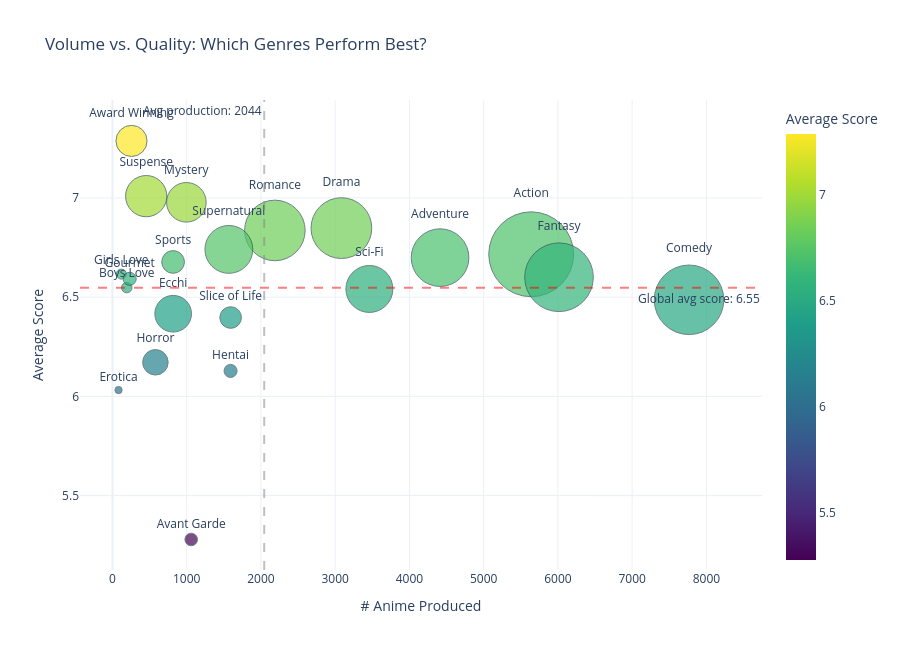

Notebook source saved alongside this figure:
### Markdown cell above
### Volume vs. Quality Across Genres

While examining the Top 10 anime per genre highlights the absolute masterpieces, it fails to show the overall health and risk associated with producing a specific type of show. To understand the broader industry landscape, we must analyze the relationship between how often a genre is produced and how well it is generally received by the community.

### Code cell
plot_genre_scatter_volume_quality(details_genres)

### Figure 1 — Plotly figure (JSON) as saved in the notebook; plotly's stock layout.template omitted (floating-point values rounded to 4 significant figures)
{"data": [{"customdata": [[527800000.0, 6.73, 0.8593, 93580.0], [243800000.0, 6.66, 0.7891, 55240.0], [11650000.0, 5.26, 0.9052, 10980.0], [71140000.0, 7.5, 1.008, 276800.0], [7950000.0, 6.62, 0.8769, 41190.0], [354700000.0, 6.5, 0.8473, 45670.0], [270500000.0, 6.84, 0.857, 87730.0], [98540000.0, 6.5, 0.7557, 120500.0], [3855000.0, 5.975, 0.7001, 47010.0], [345500000.0, 6.57, 0.7946, 57440.0], [7303000.0, 6.71, 0.8275, 60860.0], [12560000.0, 6.65, 0.8211, 54150.0], [12450000.0, 6.19, 0.6958, 7824.0], [47640000.0, 6.175, 1.028, 82280.0], [114800000.0, 7.05, 0.8671, 115200.0], [268800000.0, 6.87, 0.7704, 122900.0], [161600000.0, 6.52, 0.8469, 46700.0], [34200000.0, 6.29, 0.8847, 21480.0], [37830000.0, 6.65, 0.9284, 46310.0], [167900000.0, 6.75, 0.8876, 107100.0], [124800000.0, 7.18, 1.029, 274300.0]], "hovertemplate": "# Anime Produced=%{x}<br>Average Score=%{marker.color:.2f}<br>Total Members=%{customdata[0]}<br>genres=%{text}<br>median_score=%{customdata[1]:.2f}<br>std_score=%{customdata[2]:.2f}<br>avg_members=%{customdata[3]}<extra></extra>", "legendgroup": "", "marker": {"color": [6.716, 6.699, 5.279, 7.287, 6.548, 6.486, 6.848, 6.416, 6.032, 6.6, 6.616, 6.592, 6.128, 6.172, 6.978, 6.836, 6.541, 6.397, 6.677, 6.741, 7.009], "coloraxis": "coloraxis", "line": {"color": "DarkSlateGrey", "width": 1}, "size": [527797080, 243770537, 11649578, 71137536, 7950350, 354671191, 270549368, 98540049, 3854833, 345480231, 7303411, 12563788, 12448211, 47637348, 114757735, 268848166, 161633705, 34202381, 37834066, 167921194, 124810922], "sizemode": "area", "sizeref": 146600.0, "symbol": "circle"}, "mode": "markers+text", "name": "", "orientation": "v", "showlegend": false, "text": ["Action", "Adventure", "Avant Garde", "Award Winning", "Boys Love", "Comedy", "Drama", "Ecchi", "Erotica", "Fantasy", "Girls Love", "Gourmet", "Hentai", "Horror", "Mystery", "Romance", "Sci-Fi", "Slice of Life", "Sports", "Supernatural", "Suspense"], "textposition": "top center", "type": "scatter", "x": [5640, 4413, 1061, 257, 193, 7766, 3084, 818, 82, 6015, 120, 232, 1591, 579, 996, 2188, 3461, 1592, 817, 1568, 455], "xaxis": "x", "y": [6.716, 6.699, 5.279, 7.287, 6.548, 6.486, 6.848, 6.416, 6.032, 6.6, 6.616, 6.592, 6.128, 6.172, 6.978, 6.836, 6.541, 6.397, 6.677, 6.741, 7.009], "yaxis": "y"}], "layout": {"annotations": [{"showarrow": false, "text": "Global avg score: 6.55", "x": 1, "xanchor": "right", "xref": "x domain", "y": 6.547, "yanchor": "top", "yref": "y"}, {"showarrow": false, "text": "Avg production: 2044", "x": 2044.0, "xanchor": "right", "xref": "x", "y": 1, "yanchor": "top", "yref": "y domain"}], "coloraxis": {"colorbar": {"title": {"text": "Average Score"}}, "colorscale": [[0, "#440154"], [0.1111, "#482878"], [0.2222, "#3e4989"], [0.3333, "#31688e"], [0.4444, "#26828e"], [0.5556, "#1f9e89"], [0.6667, "#35b779"], [0.7778, "#6ece58"], [0.8889, "#b5de2b"], [1, "#fde725"]]}, "font": {"size": 12}, "height": 650, "legend": {"itemsizing": "constant", "tracegroupgap": 0}, "shapes": [{"line": {"color": "red", "dash": "dash"}, "opacity": 0.5, "type": "line", "x0": 0, "x1": 1, "xref": "x domain", "y0": 6.547, "y1": 6.547, "yref": "y"}, {"line": {"color": "gray", "dash": "dash"}, "opacity": 0.5, "type": "line", "x0": 2044.0, "x1": 2044.0, "xref": "x", "y0": 0, "y1": 1, "yref": "y domain"}], "title": {"text": "Volume vs. Quality: Which Genres Perform Best?"}, "xaxis": {"anchor": "y", "domain": [0, 1], "title": {"text": "# Anime Produced"}}, "yaxis": {"anchor": "x", "domain": [0, 1], "title": {"text": "Average Score"}}}}
